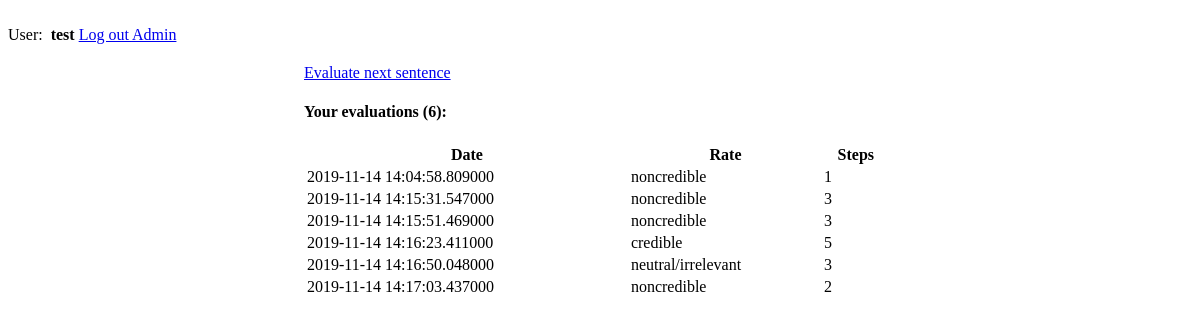
Before: /index (signed in) with the older database file.
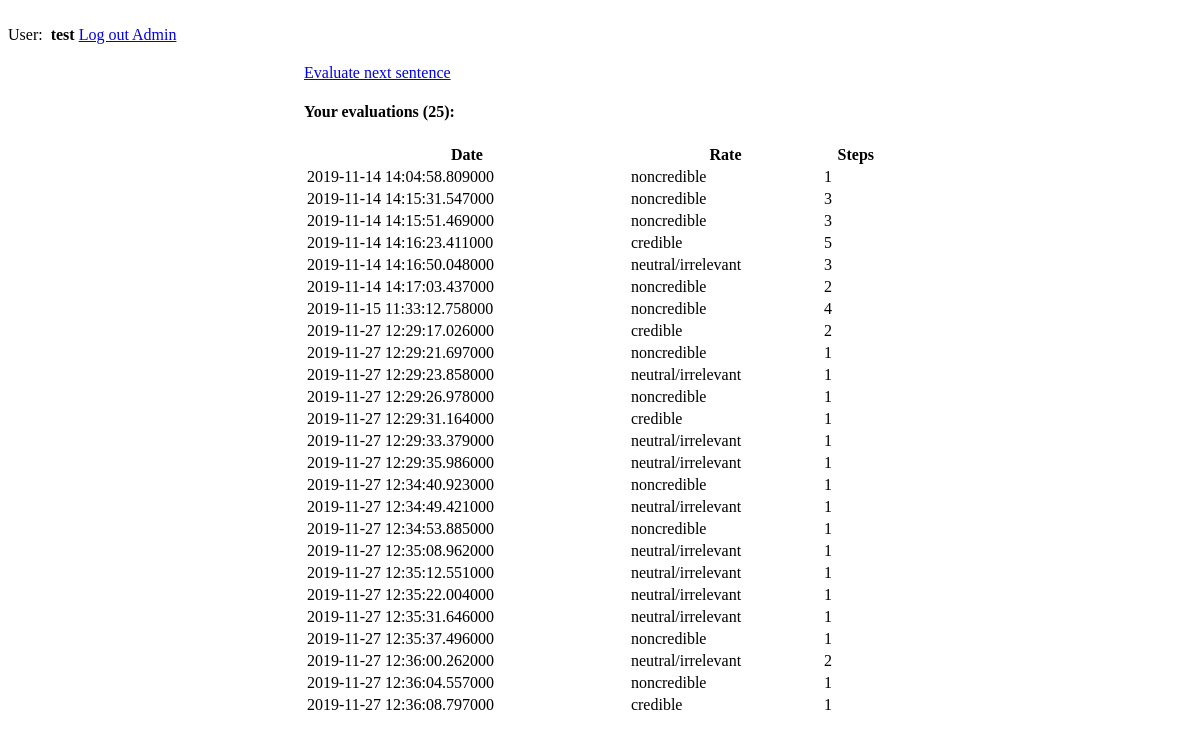
After: the same page with the newer database file.
### app/models.py (models this page shows, shortened)
class Task(db.Model):
    task_id = db.Column(db.Integer, primary_key=True)
    sentence_id = db.Column(db.Integer, db.ForeignKey('sentence.sentence_id'), unique=True)
    user_id = db.Column(db.Integer, db.ForeignKey('user.id'))
    time_start = db.Column(db.DateTime)
    time_end = db.Column(db.DateTime)
    rate = db.Column(db.Enum(CredibilityRates))
    steps = db.Column(db.Integer)
    tags = db.Column(db.String(200))

### app/routes.py (the view)
@app.route('/')
@app.route('/index')
@login_required
def index():
    tasks = Task.query.filter_by(
        user_id=current_user.id
    ).filter(Task.rate != None).all()
    nextTask = Task.query.filter_by(
        user_id=current_user.id,
        rate=None
    ).first()
    return render_template(
        'index.html',
        title='Home',
        tasks=tasks,
        nextTask=nextTask
    )

### app/__init__.py (called while the page is built)
@login_manager.user_loader
def load_user(user_id):
    return models.User.query.get(user_id)

### app/models.py (called while the page is built)
    @property
    def is_authenticated(self):
        return True

### app/templates/index.html (shortened to what this page needs)
{% extends "base.html" %}
{% block content %}
    <div class="home-container">
        {%  if nextTask %}
            <a href="{{ url_for('perform_task', task_id = nextTask.task_id) }}" class="mdl-button mdl-js-button mdl-button--raised  mdl-button--accent">
                Evaluate next sentence
            </a>
        {% endif %}
        <h4>Your evaluations ({{ tasks.__len__() }}): </h4>
        <table class="mdl-data-table mdl-data-table--selectable mdl-shadow--2dp taks-table">
            <thead>
                <tr>
                    <th>Date</th>
                    <th>Rate</th>
                    <th>Steps</th>
                    <th></th>
                </tr>
            </thead>
            {% for task in tasks %}
                <tr>
                    <td>
                        {% if task.time_end %}
                            {{ task.time_end }}
                        {% endif %}
                    </td>
                    <td>
                        {{ task.rate.value }}
                    </td>
                    <td>{{ task.steps}}</td>
                    <td>
                    </td>
                </tr>
            {% endfor %}
        </table>
    </div>
{% endblock %}

Changed rows visible on the page:
now on this page (row edited): Task: time_end "2019-11-15 11:33:12.758000", rate.value "noncredible", steps "4"
now on this page (row edited): Task: time_end "2019-11-27 12:29:17.026000", rate.value "credible", steps "2"
now on this page (row edited): Task: time_end "2019-11-27 12:29:21.697000", rate.value "noncredible", steps "1"
now on this page (row edited): Task: time_end "2019-11-27 12:29:23.858000", rate.value "neutral/irrelevant", steps "1"
now on this page (row edited): Task: time_end "2019-11-27 12:29:26.978000", rate.value "noncredible", steps "1"
now on this page (row edited): Task: time_end "2019-11-27 12:29:31.164000", rate.value "credible", steps "1"
now on this page (row edited): Task: time_end "2019-11-27 12:29:33.379000", rate.value "neutral/irrelevant", steps "1"
now on this page (row edited): Task: time_end "2019-11-27 12:29:35.986000", rate.value "neutral/irrelevant", steps "1"
added Task: time_end "2019-11-27 12:34:40.923000", rate.value "noncredible", steps "1"
added Task: time_end "2019-11-27 12:34:49.421000", rate.value "neutral/irrelevant", steps "1"
added Task: time_end "2019-11-27 12:34:53.885000", rate.value "noncredible", steps "1"
added Task: time_end "2019-11-27 12:35:08.962000", rate.value "neutral/irrelevant", steps "1"
added Task: time_end "2019-11-27 12:35:12.551000", rate.value "neutral/irrelevant", steps "1"
added Task: time_end "2019-11-27 12:35:22.004000", rate.value "neutral/irrelevant", steps "1"
added Task: time_end "2019-11-27 12:35:31.646000", rate.value "neutral/irrelevant", steps "1"
added Task: time_end "2019-11-27 12:35:37.496000", rate.value "noncredible", steps "1"
added Task: time_end "2019-11-27 12:36:00.262000", rate.value "neutral/irrelevant", steps "2"
added Task: time_end "2019-11-27 12:36:04.557000", rate.value "noncredible", steps "1"
added Task: time_end "2019-11-27 12:36:08.797000", rate.value "credible", steps "1"
Other visible differences:
{{ tasks.__len__() }}: "6" → "25"
